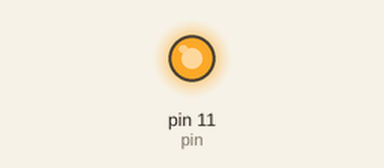
Recording of a sketch running on a simulated Arduino Uno, built with avr-gcc and run on an emulated ATmega328P. Shown: output pins drawn as LEDs (lit = HIGH).

Above: at 0.1 s.
Timing chart, 0 to 1.6 s (numbered marks = the images above):
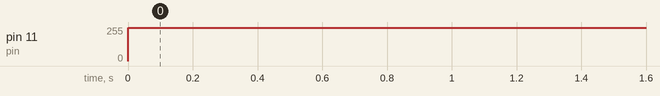

The sketch:

motor.ino
```cpp
const int pin = 11;

void setup() {
  // put your setup code here, to run once:

  pinMode(pin,OUTPUT);
}

void loop() {


  int speed = 250;
  // put your main code here, to run repeatedly:
analogWrite(pin,speed);


}
```

Measured:
- by itself, pin 11 (pin): 0/255 → 250/255 at 0.00 s
